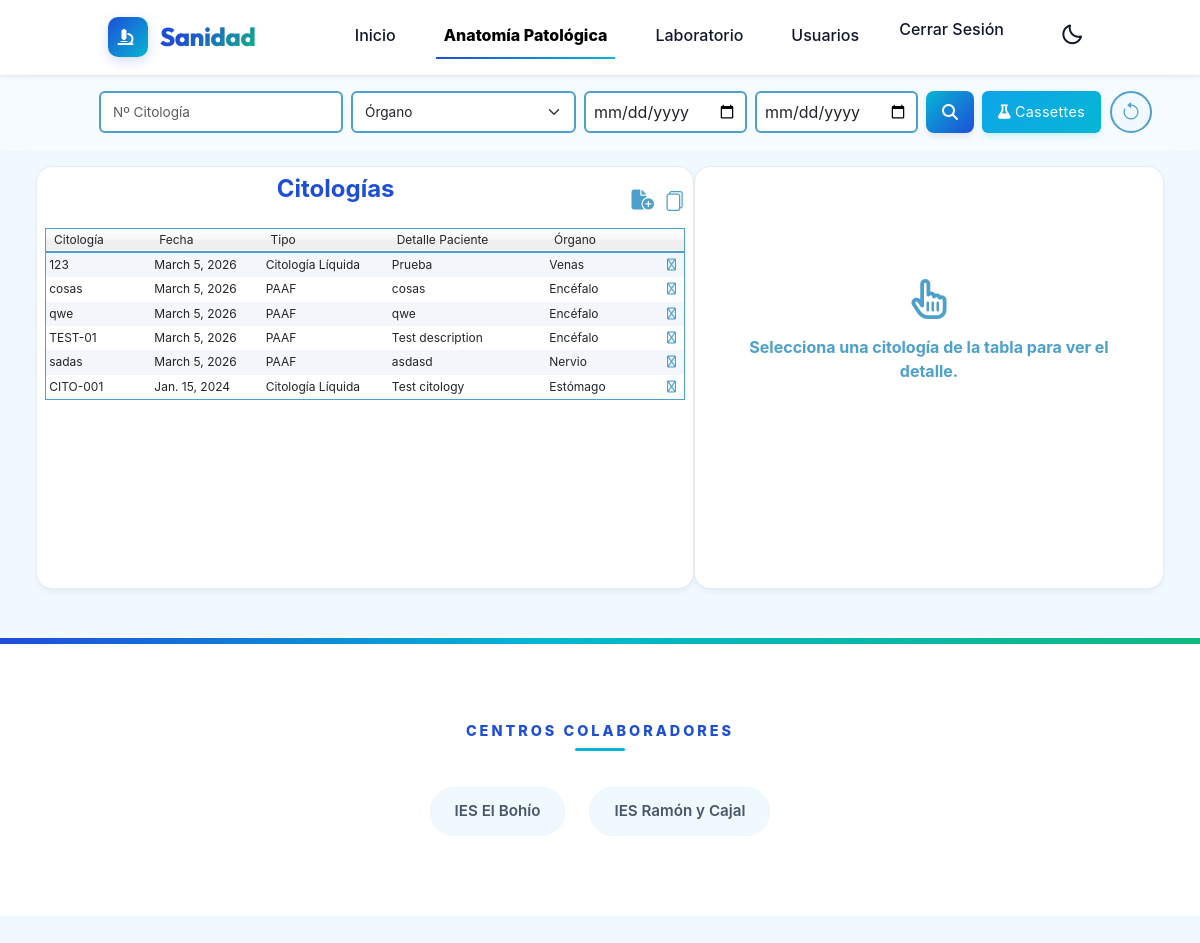
Screenshot of /citologias/ (signed in) with the database file from the repository.
### api/models.py (models this page shows)
class Citologia(models.Model):
    id_citologia = models.AutoField(primary_key=True, db_column='id')
    citologia = models.CharField(max_length=50)
    tipo_citologia = models.CharField(max_length=255)
    fecha = models.DateField()
    descripcion = models.CharField(max_length=255)
    caracteristicas = models.TextField()
    observaciones = models.TextField(null=True, blank=True)
    qr_citologia = models.CharField(max_length=255, unique=True)
    qr_imagen = models.CharField(max_length=100, null=True, blank=True)
    organo = models.CharField(max_length=255)
    tecnico = models.ForeignKey(Tecnico, on_delete=models.SET_NULL, null=True, blank=True, db_column='tecnico_id')
    class Meta:
        db_table = 'citologias'

### web/views.py (the view, shortened to what this page needs)
# urls.py: path('citologias/',                                             views.citologia_list,            name='citologias'),
@never_cache
@login_required
def citologia_list(request):
    qs = Citologia.objects.select_related('tecnico').order_by('-fecha')
    organo = request.GET.get('organo', '').strip()
    numero = request.GET.get('numero', '').strip()
    inicio = request.GET.get('inicio', '').strip()
    fin    = request.GET.get('fin', '').strip()
    sel_pk = request.GET.get('citologia', '').strip()
    if organo and organo != '*':
        qs = qs.filter(organo__icontains=organo)
    if numero:
        qs = qs.filter(citologia__icontains=numero)
    if inicio and fin:
        qs = qs.filter(fecha__gte=inicio, fecha__lte=fin)
    if not any([organo, numero, inicio, fin]):
        qs = qs[:10]
    selected = None
    muestras_con_imagenes = []
    return render(request, 'web/citologias.html', {
        'citologias':            qs,
        'selected':              selected,
        'muestras_con_imagenes': muestras_con_imagenes,
        'citologia_form':        CitologiaForm(instance=selected) if selected else CitologiaForm(),
        'nueva_citologia_form':  CitologiaForm(),
        'muestra_form':          MuestraCitologiaForm(),
        'informe_form': None,
        'filtros': {'organo': organo, 'numero': numero, 'inicio': inicio, 'fin': fin},
    })

### web/templates/web/citologias.html (shortened to what this page needs)
{% load static %}
<!DOCTYPE html>
<html lang="es">
<head>
    <link href="https://cdn.jsdelivr.net/npm/bootstrap@5.3.0-alpha3/dist/css/bootstrap.min.css" rel="stylesheet"
>
    <link rel="stylesheet" href="https://cdn.jsdelivr.net/npm/bootstrap-icons@1.10.4/font/bootstrap-icons.css">
    <link href="https://unpkg.com/boxicons@2.1.4/css/boxicons.min.css" rel="stylesheet">
    <link rel="stylesheet" href="https://cdnjs.cloudflare.com/ajax/libs/font-awesome/6.4.0/css/all.min.css">
    <link rel="stylesheet" href="{% static 'css/header.css' %}">
    <link rel="stylesheet" href="{% static 'css/footer.css' %}">
    <link rel="stylesheet" href="{% static 'css/index.css' %}">
    <link rel="stylesheet" href="{% static 'css/muestras.css' %}">
    <link rel="stylesheet" href="{% static 'css/sortable.css' %}">
    <link rel="stylesheet" href="{% static 'css/cassettes.css' %}">
    <link rel="stylesheet" href="{% static 'css/citologias.css' %}">
</head>
<body id="body">
    <nav class="nav navbar navbar-expand-lg shadow-sm sticky-top">
        <div class="container-fluid d-flex align-items-center justify-content-between px-lg-5">
            <a class="navbar-brand nav__logo-container" href="/">
                <div class="logo-box">
                    <i class="fa-solid fa-microscope" style="font-size: 1rem; margin-left: -5px;"></i>
                </div>
                <span class="nav__title">Sanidad</span>
            </a>
            <div class="collapse navbar-collapse" id="navbarNav">
                <ul class="navbar-nav ms-auto nav__list">
                    <li class="nav-item nav__item">
                        <a class="nav-link nav__link" href="/">Inicio</a>
                    </li>
                    <li class="nav-item nav__item">
                        <a class="nav-link nav__link active" href="/anatomia.html">Anatomía&nbsp;Patológica</a>
                    </li>
                    <li class="nav-item nav__item">
                        <a class="nav-link nav__link" href="/laboratorio.html">Laboratorio</a>
                    </li>
                    {% if request.user.is_staff %}
                    <li class="nav-item nav__item">
                        <a class="nav-link nav__link" href="{% url 'usuarios' %}">Usuarios</a>
                    </li>
                    {% endif %}
                    <li class="nav-item nav__item">
                        <form method="post" action="{% url 'logout' %}" style="display:inline">
                            <button type="submit" class="nav-link nav__link btn btn-link p-0 border-0 bg-transparent">
                                Cerrar Sesión
                            </button>
                        </form>
                    </li>
                    <li class="nav-item nav__item d-flex align-items-center">
                        <a href="#" id="darkModeToggle" class="nav-link nav__link ms-lg-3"
                            aria-label="Toggle Dark Mode">
                            <i class='bx bx-moon fs-4'></i>
                        </a>
                    </li>
                </ul>
            </div>
        </div>
    </nav>
    <header class="barra_org container-fluid px-5">
        <form method="get" action="{% url 'citologias' %}" id="filtroForm">
            <div class="container-fluid caja_org px-0">
                <div class="row align-items-center w-100 m-0">
                    <div class="col-auto d-flex align-items-center justify-content-center gap-2 p-0">
                        <div style="min-width: 140px;">
                            <input type="text" name="numero" value="{{ filtros.numero }}"
                                class="form-control border__color unified-filter-height" placeholder="Nº Citología"
                                style="font-size:0.85rem;">
                        </div>
                        <div style="min-width: 140px;">
                            <select name="organo" id="organos" class="form-select border__color unified-filter-height"
                                style="font-size:0.85rem;" onchange="document.getElementById('filtroForm').submit()">
                                <option disabled {% if not filtros.organo %}selected{% endif %}>Órgano</option>
                            </select>
                        </div>
                        <div class="d-flex gap-2">
                            <input type="date" name="inicio" value="{{ filtros.inicio }}"
                                class="form-control border__color unified-filter-height px-2">
                            <input type="date" name="fin" value="{{ filtros.fin }}"
                                class="form-control border__color unified-filter-height px-2"
                                onchange="document.getElementById('filtroForm').submit()">
                        </div>
                        <div>
                            <button type="submit" class="btn fondo px-3 unified-filter-height" title="Buscar">
                                <i class="fa-solid fa-magnifying-glass"></i>
                            </button>
                        </div>
                        <div>
                            <a href="{% url 'cassettes' %}" class="btn btn-switch-module px-3 unified-filter-height">
                                <i class="fa-solid fa-flask me-1"></i> Cassettes
                            </a>
                        </div>
                    </div>
                    <div class="col d-flex justify-content-end p-0">
                        <a href="{% url 'citologias' %}"
                            class="btn btn-outline-primary border__color rounded-circle d-flex align-items-center justify-content-center unified-filter-height p-0"
                            style="width:42px; background:var(--bg-light);" title="Mostrar últimas 10">
                            <i class="bi bi-arrow-counterclockwise fs-5 blue__color"></i>
                        </a>
                    </div>
                </div>
            </div>
        </form>
    </header>
    <main class="container-fluid pt-3 px-5">
        <section class="row justify-content-between">
            <div class="container__table col-12 col-lg-7 p-2 mb-3 mb-lg-0">
                <div class="title d-flex">
                    <div class="col-10 ps-5">
                        <h2 class="cassette__title">Citologías</h2>
                    </div>
                    <div class="col-2 d-flex justify-content-end align-items-center gap-2">
                        <button type="button" class="btn m-0 p-0 icono__efect" id="btnformnuevacitologia">
                            <i title="Nueva Citología"
                                class="m-0 p-0 fa-solid fa-file-circle-plus blue__color--negrita fs-5"></i>
                        </button>
                        <a href="{% url 'citologias' %}?organo=*" class="btn m-0 p-0 icono__efect">
                            <i class="bi bi-files blue__color--negrita fs-5 m-0 p-0"
                                title="Mostrar todas las Citologías"></i>
                        </a>
                    </div>
                </div>
                <div class="tablecassette__scroll">
                    <table class="table sortable-theme-finder" data-sortable>
                        <thead>
                            <tr>
                                <th scope="col">Citología</th>
                                <th scope="col">Fecha</th>
                                <th scope="col">Tipo</th>
                                <th scope="col">Detalle Paciente</th>
                                <th scope="col">Órgano</th>
                                <th data-sortable="false"></th>
                            </tr>
                        </thead>
                        <tbody class="table-group-divider">
                            {% for cit in citologias %}
                            <tr class="{% if selected and cit.pk == selected.pk %}table-active{% endif %}"
                                style="cursor:pointer"
                                onclick="location.href='{% url 'citologias' %}?citologia={{ cit.pk }}'">
                                <td>{{ cit.citologia }}</td>
                                <td>{{ cit.fecha }}</td>
                                <td>{{ cit.tipo_citologia }}</td>
                                <td>{{ cit.descripcion|truncatechars:30 }}</td>
                                <td>{{ cit.organo }}</td>
                                <td class="text-end pe-2">
                                    <i class="fa-solid fa-chevron-right blue__color"></i>
                                </td>
                            </tr>
                            {% empty %}
                            <tr>
                                <td colspan="6" class="text-center text-muted py-4">No hay citologías.</td>
                            </tr>
                            {% endfor %}
                        </tbody>
                    </table>
                </div>
            </div>
            <section class="cassette col-12 col-lg-5" id="citologia">
                {% if selected %}
                <div class="p-2">
                    <div class="d-flex flex-wrap justify-content-between align-items-center">
                        <h2 class="cassette__title text-center">Detalle Citología:</h2>
                        <span class="blue__color cassette__num">{{ selected.citologia }}</span>
                        <div class="d-flex pt-2 align-items-start">
                            <div data-bs-toggle="modal" data-bs-target="#eliminarCitologiaModal" style="cursor:pointer">
                                <i title="Borrar Citología"
                                    class="fa-solid fa-trash-can cassette__icon cassette__icon--infocassette"></i>
                            </div>
                            <div id="btnformmodificarcitologia" style="cursor:pointer">
                                <i title="Modificar Citología"
                                    class="fa-solid fa-file-pen cassette__icon cassette__icon--infocassette"></i>
                            </div>
                            <div id="btnVerQR" style="cursor:pointer" data-bs-toggle="modal" data-bs-target="#qrCitologiaModal">
                                <i title="Ver QR" class="fa-solid fa-qrcode cassette__icon cassette__icon--infocassette"></i>
                            </div>
                        </div>
                    </div>
                    <section class="list-group list-group-flush mt-3">
                        <div class="d-flex px-3 justify-content-between">
                            <li class="blue__color--negrita">Detalle / Nombre Paciente:
                                <span class="blue__color cassette__text">{{ selected.descripcion }}</span>
                            </li>
                        </div>
                        <hr class="m-1">
                        <div class="d-flex px-3 justify-content-between">
                            <li class="blue__color--negrita">Tipo:
                                <span class="blue__color cassette__text">{{ selected.tipo_citologia }}</span>
                            </li>
                            <li class="blue__color--negrita">Órgano:
                                <span class="blue__color cassette__text">{{ selected.organo }}</span>
                            </li>
                            <li class="blue__color--negrita">Fecha:
                                <span class="blue__color cassette__text">{{ selected.fecha }}</span>
                            </li>
                        </div>
                        <li class="list-group-item blue__color--negrita">Descripción Macroscópica:
                            <p class="blue__color cassette__text">{{ selected.caracteristicas }}</p>
                        </li>
                        <li class="list-group-item blue__color--negrita">Observaciones:
                            <p class="blue__color cassette__text">{{ selected.observaciones }}</p>
                        </li>
                        {% if selected.descripcion_microscopica %}
                        <li class="list-group-item blue__color--negrita">Descripción Microscópica:
                            <p class="blue__color cassette__text">{{ selected.descripcion_microscopica }}</p>
                        </li>
                        {% endif %}
                        {% if selected.diagnostico_final %}
                        <li class="list-group-item blue__color--negrita">Diagnóstico Final:
                            <p class="blue__color cassette__text">{{ selected.diagnostico_final }}</p>
                        </li>
                        {% endif %}
                        {% if selected.patologo_responsable %}
                        <li class="list-group-item blue__color--negrita">Patólogo Responsable:
                            <span class="blue__color cassette__text">{{ selected.patologo_responsable }}</span>
                        </li>
                        {% endif %}
                    </section>
                </div>
                {% else %}
                <div class="p-4 text-center" style="margin-top:4rem;">
                    <i class="fa-regular fa-hand-pointer blue__color fs-1 d-block mb-3"></i>
                    <p class="blue__color--negrita">Selecciona una citología de la tabla para ver el detalle.</p>
                </div>
                {% endif %}
            </section>
        </section>
    </main>
    <footer class="footer mt-5">
        <div class="footer-container">
            <div class="footer__box footer__menu text-center">
                <h3 class="footer__title">Centros Colaboradores</h3>
                <section class="links d-flex justify-content-center flex-wrap gap-4">
                    <a href="https://www.iesbohio.es/web/" target="_blank" class="column__link">IES El Bohío</a>
                    <a href="https://www.iesryc.org/" target="_blank" class="column__link">IES Ramón y Cajal</a>
                </section>
            </div>
        </div>
    </footer>
</body>
</html>

### rows the page displays
Citologia: citologia "123", fecha "March 5, 2026", tipo_citologia "Citología Líquida", descripcion "Prueba", organo "Venas"
Citologia: citologia "cosas", fecha "March 5, 2026", tipo_citologia "PAAF", descripcion "cosas", organo "Encéfalo"
Citologia: citologia "qwe", fecha "March 5, 2026", tipo_citologia "PAAF", descripcion "qwe", organo "Encéfalo"
Citologia: citologia "TEST-01", fecha "March 5, 2026", tipo_citologia "PAAF", descripcion "Test description", organo "Encéfalo"
Citologia: citologia "sadas", fecha "March 5, 2026", tipo_citologia "PAAF", descripcion "asdasd", organo "Nervio"
Citologia: citologia "CITO-001", fecha "Jan. 15, 2024", tipo_citologia "Citología Líquida", descripcion "Test citology", organo "Estómago"
